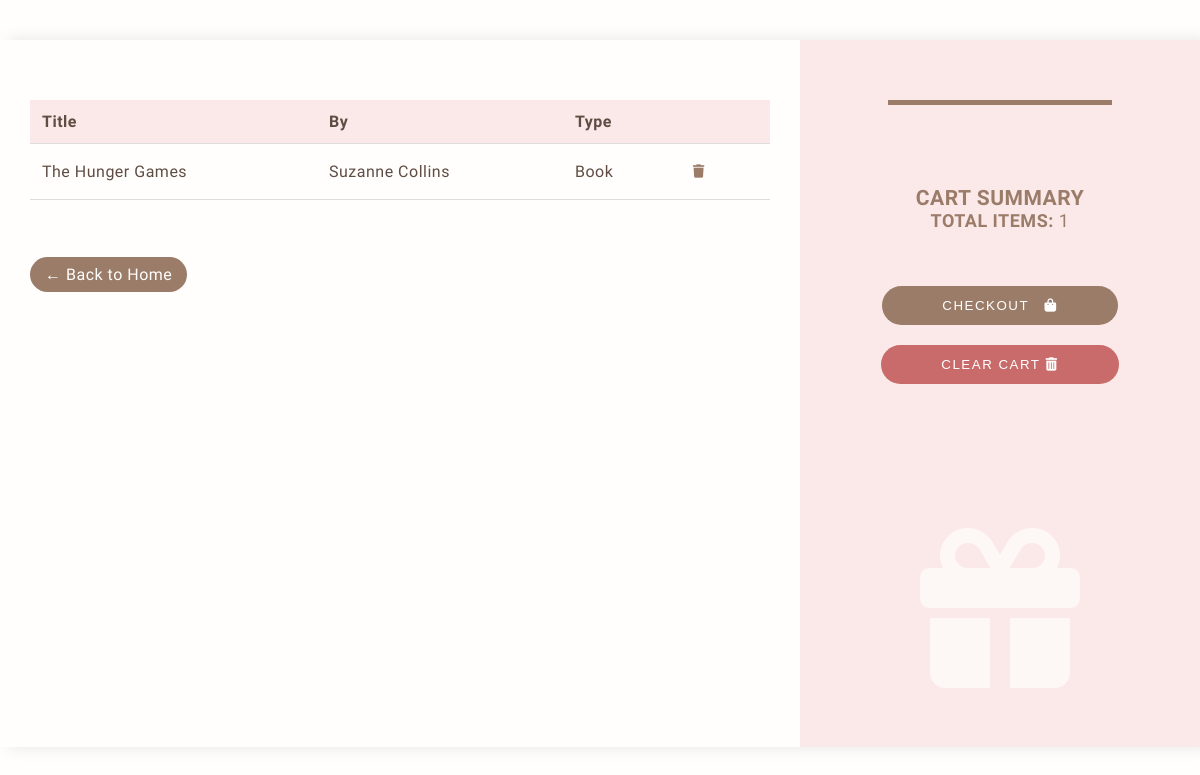
Page /cart (signed in) on the committed database.
### models/Cart.py (models this page shows, shortened)
class CartItems(db.Model):
  __tablename__ = 'Cart_items'
  id = db.Column(db.Integer, primary_key = True)
  cart_id = db.Column(db.String(80), db.ForeignKey('Carts.cart_id'), nullable = False)
  cart_item_id = db.Column(db.String(80), unique = True, nullable = False)
  item_id = db.Column(db.String(80), db.ForeignKey('Items.item_id'), nullable = False)
  added_on = db.Column(db.DateTime, default = utcnow)
  item = db.relationship('Item', lazy = True)

### models/Items.py (models this page shows, shortened)
class Item(db.Model):
    __tablename__ = "Items"
    id                  = db.Column(db.Integer, primary_key = True)
    item_id             = db.Column(db.String(36), unique = True, nullable = False)
    title               = db.Column(db.String(200), nullable = False)
    description         = db.Column(db.String(300), nullable = True)
    qty                 = db.Column(db.Integer, nullable = False)
    available_qty       = db.Column(db.Integer, nullable = False)
    added_on            = db.Column(db.DateTime, default = utcnow)
    item_type           = db.Column(db.String(20), nullable = False)
    image_url           = db.Column(db.String(500), nullable = True)
    loan_days           = 14
    __mapper_args__ = {
        'polymorphic_on': item_type,
        'polymorphic_identity': 'item'
    }

class Book(Item):
    __tablename__ = "Books"
    id = db.Column(db.Integer, db.ForeignKey('Items.id'), primary_key=True)
    isbn = db.Column(db.String(35), unique=True, nullable=True)
    author = db.Column(db.String(150), nullable=False)
    publisher = db.Column(db.String(100), nullable=True)
    genre = db.Column(db.String(150), nullable=True)
    edition = db.Column(db.String(50), nullable=True)
    loan_days = 28
    __mapper_args__ = {
        'polymorphic_identity': 'Book'
    }

### app.py (the view)
@app.route('/cart')
@login_required
def view_cart():
    cart = Cart.get_or_create(current_user.user_id)
    items = cart.view_cart()
    total = cart.item_count()
    return render_template('cart.html', user = current_user, items = items, total = total)

### app.py (called while the page is built)
@login_manager.user_loader
def load_user(user_id):
    return User.query.filter_by(user_id=user_id).first()

### models/Cart.py (called while the page is built)
  def view_cart(self):
    return CartItems.query.filter_by(cart_id = self.cart_id).all()

  def item_count(self):
    return CartItems.query.filter_by(cart_id = self.cart_id).count()

  @staticmethod
  def get_or_create(user_id: str):
    cart = Cart.query.filter_by(user_id=user_id).first()
    if not cart:
      cart = Cart(user_id=user_id)
      db.session.add(cart)
      db.session.commit()
    return cart

### templates/cart.html (shortened to what this page needs)
<!DOCTYPE html>
<html lang="en">
<head>
    <link rel="stylesheet" href="https://cdnjs.cloudflare.com/ajax/libs/font-awesome/6.4.0/css/all.min.css">
</head>
<body>
<div class="cart-container">
  <div class="cart-items">
    {% if items %}
    <table>
        <thead>
            <tr>
                <th>Title</th>
                <th>By</th>
                <th>Type</th>
                <th></th>
            </tr>
        </thead>
        <tbody>
            {% for cart_item in items %}
            <tr>
                <td>
                    <div class = "item-img">
                        <div>
                            {{ cart_item.item.title if cart_item.item and cart_item.item.title else "N/A" }}
                        </div>
                    </div>
                </td>
                <td>
                    {% if cart_item.item.item_type == 'Book' %}
                        {{ cart_item.item.author }}
                    {% elif cart_item.item.item_type == 'Movie' %}
                        {{ cart_item.item.director }}
                    {% elif cart_item.item.item_type == 'Computer' %}
                        {{ cart_item.item.brand }}
                    {% else %}
                        N/A
                    {% endif %}
                </td>
                <td>
                    {{ cart_item.item.item_type}}
                </td>
                <td>
                    <form method="POST" action="{{ url_for('remove_from_cart', cart_item_id=cart_item.cart_item_id) }}">
                        <button type="submit" class="btn-remove">
                            <i class="fa-solid fa-trash"></i>
                        </button>
                    </form>
                </td>
            </tr>
            {% endfor %}
        </tbody>
    </table>
    <br>
    {% else %}
    <div class="empty-cart">
        Your cart is empty!
    </div>
    {% endif %}
    <br><br>
    <a href="{{ url_for('index') }}" class="btn">← Back to Home</a>
  </div>
  <div class="cart-summary">
    <div class="line"></div>
    <div class = "description">
        <h3>Cart Summary</h3>
        <p><strong>Total Items:</strong> {{ total }}</p>
    </div>
        <div class = "checkout-wrapper">
            <form method="POST" action="{{ url_for('checkout_cart') }}">
                <button type="submit" class="checkout-btn">
                Checkout &nbsp; <i class="fa-solid fa-bag-shopping"></i>
                </button>
            </form>
        </div>
        <div class = "checkout-wrapper">
            <form method = "POST" action = "{{ url_for('clear_cart') }}">
                <button type="submit" class="clear-cart-btn">
                Clear Cart <i class="fa-solid fa-trash-can"></i>
                </button>
            </form>
        </div>
        <div class = "store-icon">
            <i class="fa-solid fa-gift"></i>
        </div>
  </div>
</div>
</body>
</html>

### templates/cart.html (style rules this page uses)
body { color: var(--brown-2); font-family: 'Neuton', serif; background-color: var(--white); }
:root { --green: #96a090; --light-green: #c5d862; --cream: #fffddd; --brown: #9a7c69; --pink: #ecb0a1; --gray: #79796f; --dark-cream: #c0bea8; --white: #fffefc; --light-pink: #fbe9e9; --brown-2: #5f4d43; --green-2: #838b7e; --border-radius-s: 8px; --border-radius-m: 30px; --border-radius-circle: 50%; }
* { box-sizing: border-box; margin: 0; padding: 0; }
.cart-container { display: grid; grid-template-columns: 2fr 1fr; max-width: 1200px; margin: 40px auto; background: var(--white); box-shadow: 0.5rem 0 1rem rgba(0,0,0,.1); }
.cart-items { margin-top: 30px; flex: 2; padding: 30px; letter-spacing: 0.5px; }
.item-img { display: flex; gap: 15px; align-items: center; }
.btn { padding: 8px 15px; background: var(--brown); color: var(--white); border: none; border-radius: var(--border-radius-m); text-decoration: none; display: inline-block; }
.btn-remove { padding: 8px 12px; color: var(--brown); background: transparent; border: none; }
.cart-summary { flex: 1; background: #fbe9e9; padding: 30px; }
.line { height: 5px; background: var(--brown); width: 14rem; margin-bottom: 50px; margin-top: 30px; place-self: center; }
.description { margin: 25px auto; font-size: 18px; letter-spacing: 0.5px; place-items: center; text-transform: uppercase; padding: 30px; color: var(--brown); }
.checkout-btn { place-items: center; text-transform: uppercase; border: none; border-radius: var(--border-radius-m); text-decoration: none; display: inline-block; padding: 12px 60px; background: var(--brown); color: white; letter-spacing: 1.5px; }
.clear-cart-btn { place-items: center; text-transform: uppercase; border: none; border-radius: var(--border-radius-m); text-decoration: none; display: inline-block; padding: 12px 60px; background: #c96b6b; color: white; letter-spacing: 1.5px; }
.checkout-wrapper { display: flex; justify-content: center; margin-bottom: 20px; }
.store-icon { color: var(--white); opacity: 70%; margin-top: 40%; margin-bottom: 10px; font-size: 10rem; text-align: center; }
table { width: 100%; border-collapse: collapse; }
th, td { padding: 12px; border-bottom: 1px solid #ddd; text-align: left; }
th { background: var(--light-pink); color: var(--brown-2); }

### rows in the picture
CartItems: item "The Hunger Games", item.author "Suzanne Collins", item.item_type "Book"

### other values in the picture
{{ total }} "1"
